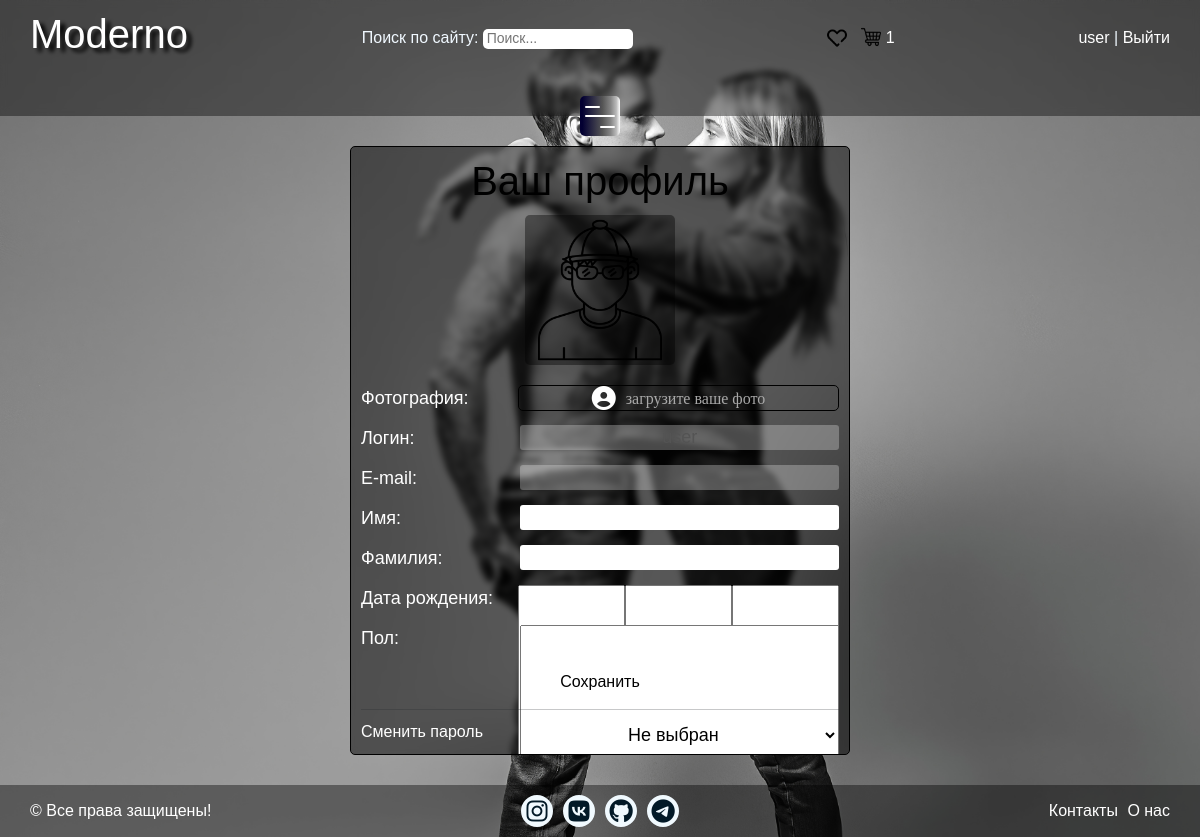
Before: /users/profile/ (signed in) with the older database file.
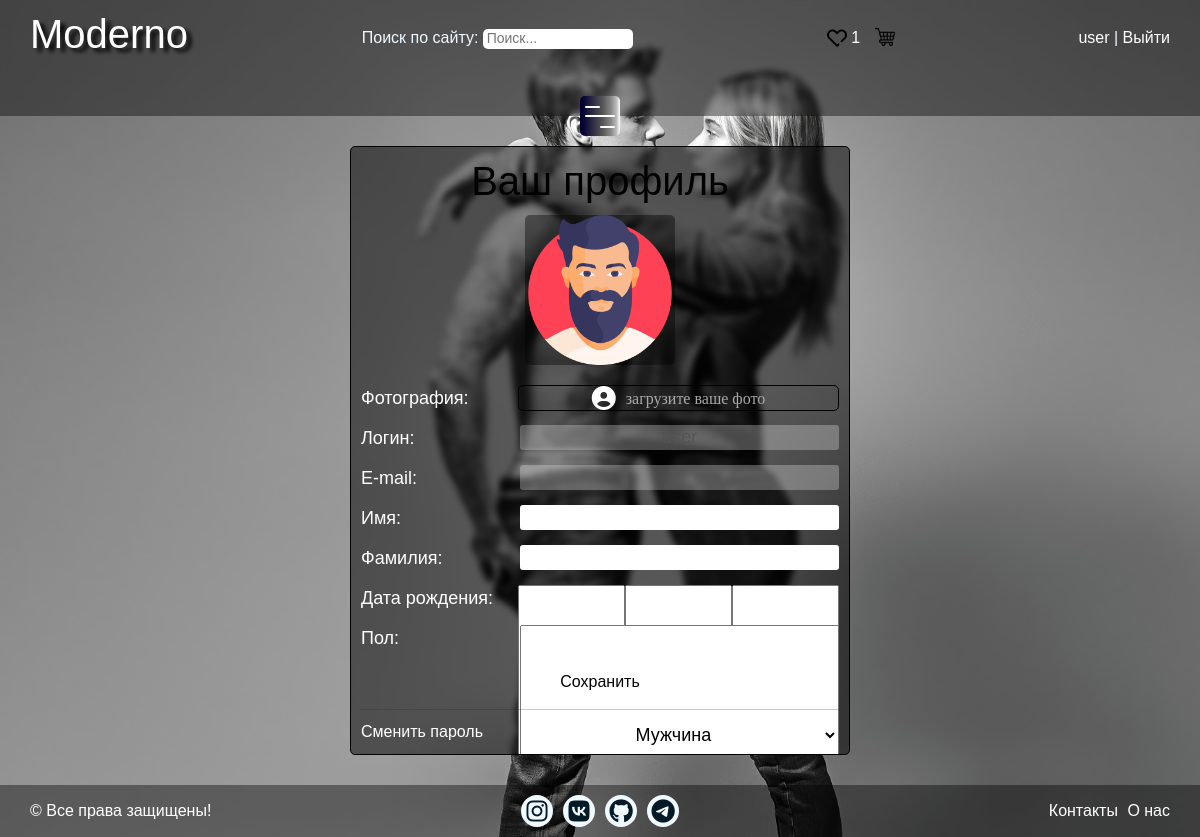
After: the same page with the newer database file.
### users/models.py (models this page shows, shortened)
class User(AbstractUser):
    class Genders(models.TextChoices):
        MALE = 'M', 'Мужчина'
        FEMALE = 'F', 'Женщина'
        UNDEFINED = 'U', 'Не выбран'
    image = models.ImageField(
        'Фотография',
        upload_to="users/%Y/%m/%d/",
        default='users/default.png',
        blank=True, null=True
    )
    date_birth = models.DateTimeField('Дата рождения', blank=True, null=True)
    gender = models.CharField(
        'Пол',
        max_length=1,
        choices=Genders.choices,
        default=Genders.UNDEFINED
    )

### users/views.py (the view, shortened to what this page needs)
# urls.py: path('profile/', views.ProfileUserView.as_view(), name='profile'),
class ProfileUserView(LoginRequiredMixin, UpdateView):
    model = get_user_model()
    form_class = ProfileUserForm
    template_name = 'users/profile.html'
    extra_context = {'title': 'Профиль пользователя'}
    def get_object(self, queryset=None):
        return self.request.user

### users/forms.py
class ProfileUserForm(forms.ModelForm):
    username = forms.CharField(
        disabled=True, label='Логин',
        widget=forms.TextInput(attrs={'class': 'form-input'})
    )
    email = forms.CharField(
        disabled=True, required=False, label='E-mail',
        widget=forms.TextInput(attrs={'class': 'form-input'})
    )
    this_year = datetime.date.today().year
    date_birth = forms.DateField(
        label='Дата рождения',
        widget=forms.SelectDateWidget(
            years=tuple(range(this_year - 100, this_year - 5))
        )
    )
    class Meta:
        model = get_user_model()
        fields = (
            'image', 'username', 'email', 'first_name',
            'last_name', 'date_birth', 'gender'
        )
        labels = {
            'date_birth': 'Дата рождения',
            'first_name': 'Имя',
            'last_name': 'Фамилия',
        }
        widgets = {
            'first_name': forms.TextInput(attrs={'class': 'form-input'}),
            'last_name': forms.TextInput(attrs={'class': 'form-input'}),
            'image': forms.FileInput(attrs={'class': 'image-input'}),
        }

### users/templates/users/profile.html (shortened to what this page needs)
{% extends 'base.html' %}
{% block content %}
<div class="user-form-block">
    <div class="profile">
        <form method="post" enctype="multipart/form-data">
            <h1>Ваш профиль</h1>
            <div class="profile-image">
                <img src="{{ user.image.url }}">
            </div>
            {% for f in form %}
            <p><label class="form-label" for="{{ f.id_for_label }}">{{f.label}}: </label>{{ f }}</p>
            {% endfor %}
            <div class="form-button">
                <button type="submit">Сохранить</button>
            </div>
            <hr>
            <div class="link-form">
                <a href="{% url 'users:password_change' %}">Сменить пароль</a>
            </div>
        </form>
    </div>
</div>
{% endblock %}

### templates/base.html (shortened to what this page needs)
{% load static %}
<!DOCTYPE html>
<html lang="en">
<head>
    <link href="https://cdn.jsdelivr.net/npm/bootstrap@5.0.2/dist/css/bootstrap.min.css"
          rel="stylesheet"
>
    <link rel='stylesheet' href='https://cdnjs.cloudflare.com/ajax/libs/font-awesome/6.4.0/css/all.min.css'>
    <link rel='stylesheet' href='https://cdnjs.cloudflare.com/ajax/libs/hint.css/2.7.0/hint.min.css'>
    <link type="text/css" href="{% static 'moderno/css/styles.css' %}" rel="stylesheet"/>
</head>
<body>
<header class="header fixed">
    <div class="header-container">
        <div class="logo">
            <a href="{% url 'moderno:home' %}">
                <h1 class="moderno">Moderno</h1>
            </a>
        </div>
        <div class="search">
            <label for="search">Поиск по сайту: </label>
            <input type="text" name="" id="search" placeholder=" Поиск...">
        </div>
        <div class="shop-icon">
            <a href="{% url 'like:like' %}">
                <img class="icon" src="{% static 'moderno/images/icon-heart.png' %}" alt="">
                {% if quantity_likes %}
                {{ quantity_likes }}
                {% endif %}
            </a>
            <a href="{% url 'cart:cart' %}">
                <img class="icon" src="{% static 'moderno/images/icon-shop.png' %}" alt="">
                {% if cart_items %}
                {{ cart_items }}
                {% endif %}
            </a>
        </div>
        {% if user.is_authenticated %}
        <div class="auth">
            <a href="{% url 'users:profile' %}">{{user.username}}</a> |
            <a href="{% url 'users:logout' %}">Выйти</a>
        </div>
        {% else %}
        <div class="auth">
            <a href="{% url 'users:login' %}">Войти</a> |
            <a href="{% url 'users:register' %}">Регистрация</a>
        </div>
        {% endif %}
    </div>
    <section class="menu">
        <div class="menu-button">
            <div class="menu-open" id="menu-open">
                <div>
                    <span class="line-1"></span>
                    <span class="line-2"></span>
                    <span class="line-3"></span>
                </div>
            </div>
        </div>
    </section>
</header>
<main class="main container-fluid">
    {% block content%}
    {% endblock %}
</main>
<footer>
    <div class="footer">
        <div>
            <span>&copy; Все права защищены!</span>
        </div>
        <div class="social">
            <ul>
                <li class="item">
                    <a href="tg://resolve?domain=v_kalaytanov" aria-placeholder="Instagram">
                        <i class="fa-brands fa-instagram social-icon" title="Instagram"></i>
                    </a>
                </li>
                <li class="item">
                    <a href="https://vk.com/feed" aria-placeholder="VK">
                        <i class="fa-brands fa-vk social-icon" title="VK"></i>
                    </a>
                </li>
                <li class="item">
                    <a href="https://github.com/VKalaitanov" aria-placeholder="Github">
                        <i class="fa-brands fa-github social-icon" title="Github"></i>
                    </a>
                </li>
                <li class="item">
                    <a href="tg://resolve?domain=v_kalaytanov" aria-placeholder="Telegram">
                        <i class="fa-brands fa-telegram social-icon" title="Telegram"></i>
                    </a>
                </li>
            </ul>
        </div>
        <div class="about-contacts">
            <a href="{% url 'moderno:contacts' %}">Контакты</a>
            <a href="{% url 'moderno:about' %}">О нас</a>
        </div>
    </div>
</footer>
</body>
</html>

Changed rows visible on the page:
changed User "user": image: picture added in place of a placeholder; gender "Не выбран" → "Мужчина"
Other visible differences:
{{ quantity_likes }}: (not shown) → "1"
{{ cart_items }}: "1" → (not shown)
